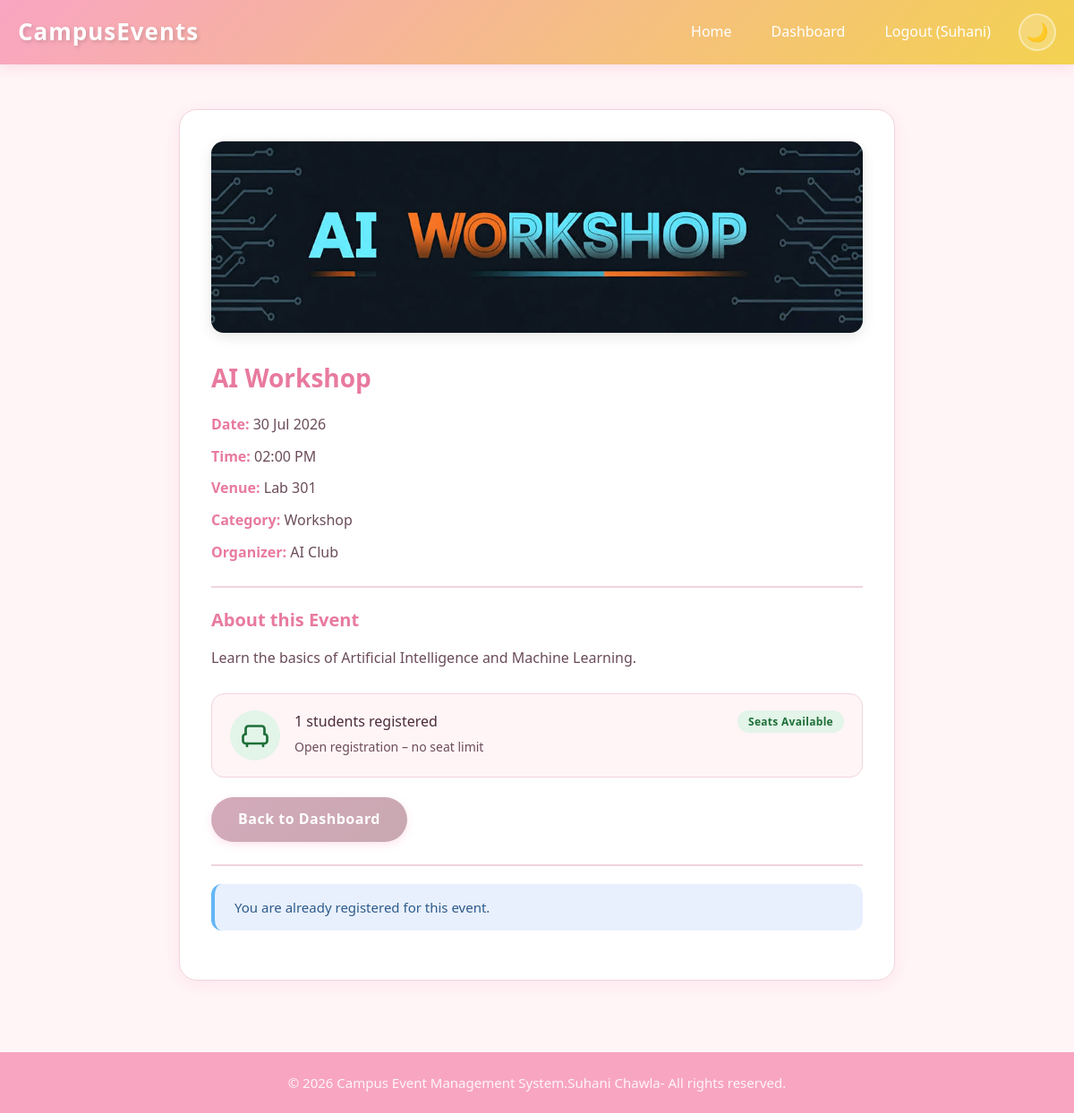
The page /dashboard.php?view=3 (signed in) on the database its author committed.
### tables this page shows
CREATE TABLE `events` (
  `id` int(11) NOT NULL,
  `title` varchar(200) NOT NULL,
  `description` text DEFAULT NULL,
  `event_date` date NOT NULL,
  `event_time` time DEFAULT NULL,
  `venue` varchar(200) DEFAULT NULL,
  `category` varchar(100) DEFAULT NULL,
  `organizer` varchar(100) DEFAULT NULL,
  `image` varchar(255) DEFAULT NULL,
  `created_at` timestamp NOT NULL DEFAULT current_timestamp()
);

### includes/event_helpers.php (called while the page is built, shortened)
<?php
function seat_data($registered_count, $capacity) {
    $registered_count = max(0, (int) $registered_count);
    $capacity         = (int) $capacity;
    if ($capacity <= 0) {
        return array(
            'unlimited'  => true,
            'registered' => $registered_count,
            'capacity'   => 0,
            'available'  => null,
            'percent'    => 0,
            'label'      => 'Seats Available',
            'class'      => 'status-available'
        );
    }
    $available = max(0, $capacity - $registered_count);
    $percent   = min(100, (int) round(($registered_count / $capacity) * 100));
    return array(
        'unlimited'  => false,
        'registered' => $registered_count,
        'capacity'   => $capacity,
        'available'  => $available,
        'percent'    => $percent,
        'label'      => $label,
        'class'      => $class
    );
}

### dashboard.php (the view, shortened to what this page needs)
<?php
include 'includes/config.php';
$user_id = $_SESSION['user_id'];
if (isset($_GET['view'])) {
    $event_id = (int) $_GET['view'];
    $event = null;
    $stmt = mysqli_prepare($conn, "SELECT e.*, COUNT(r.id) AS registered_count FROM events e LEFT JOIN registrations r ON r.event_id = e.id WHERE e.id = ? GROUP BY e.id");
    if ($stmt) {
        mysqli_stmt_bind_param($stmt, "i", $event_id);
        if (mysqli_stmt_execute($stmt)) {
            $res = mysqli_stmt_get_result($stmt);
            $event = $res ? mysqli_fetch_assoc($res) : null;
        }
    }
    include_once 'includes/event_helpers.php';
    $already_registered = false;
    $check = mysqli_prepare($conn, "SELECT id FROM registrations WHERE user_id = ? AND event_id = ?");
    if ($check) {
        mysqli_stmt_bind_param($check, "ii", $user_id, $event_id);
        mysqli_stmt_execute($check);
        mysqli_stmt_store_result($check);
        $already_registered = mysqli_stmt_num_rows($check) > 0;
    }
    $seats   = seat_data(isset($event['registered_count']) ? $event['registered_count'] : 0, isset($event['capacity']) ? $event['capacity'] : 0);
    $is_full = !$seats['unlimited'] && $seats['available'] === 0;
    $img = $event['image'] ? "uploads/" . $event['image'] : "";
    include 'includes/header.php';
    $reg_section = "";
    if ($already_registered) {
        $reg_section .= '<div class="alert alert-info">You are already registered for this event.</div>';
    } elseif ($is_full) {
        $reg_section .= '<button type="button" class="btn btn-primary btn-disabled" disabled>Event Full</button>';
    } else {
        $reg_section = '<form method="POST"><button type="submit" name="register_event" class="btn btn-primary">Register for this Event</button></form>' . $reg_section;
    }
    if ($seats['unlimited']) {
        $seat_component = '<div class="seat-info status-available">'
            . '<div class="seat-icon" aria-hidden="true"><svg xmlns="http://www.w3.org/2000/svg" viewBox="0 0 24 24" fill="none" stroke="currentColor" stroke-width="1.8" stroke-linecap="round" stroke-linejoin="round" width="36" height="36"><path d="M5 11V7a2 2 0 0 1 2-2h10a2 2 0 0 1 2 2v4"/><path d="M5 11a2 2 0 0 0-2 2v3a2 2 0 0 0 2 2h14a2 2 0 0 0 2-2v-3a2 2 0 0 0-2-2"/><path d="M6 18v2"/><path d="M18 18v2"/></svg></div>'
            . '<div class="seat-details">'
            . '<div class="seat-headline"><p class="seat-filled">' . $seats['registered'] . ' students registered</p>'
            . '<span class="status-badge ' . $seats['class'] . '">' . $seats['label'] . '</span></div>'
            . '<p class="seat-remaining">Open registration &ndash; no seat limit</p>'
            . '</div></div>';
    }
    ?>
    <div class="event-detail">
        <?php if ($img): ?><img src="<?= $img ?>" alt="<?= $event['title'] ?>" class="event-detail-img"><?php endif; ?>
        <h1><?= $event['title'] ?></h1>
        <div class="event-info">
            <p><strong>Date:</strong> <?= date("d M Y", strtotime($event['event_date'])) ?></p>
            <p><strong>Time:</strong> <?= date("h:i A", strtotime($event['event_time'])) ?></p>
            <p><strong>Venue:</strong> <?= $event['venue'] ?></p>
            <p><strong>Category:</strong> <?= $event['category'] ?></p>
            <p><strong>Organizer:</strong> <?= $event['organizer'] ?></p>
        </div>
        <div class="event-description">
            <h3>About this Event</h3>
            <p><?= nl2br($event['description']) ?></p>
        </div>
        <?= $seat_component ?>
        <p><a href="dashboard.php" class="btn btn-secondary">Back to Dashboard</a></p>
        <div class="event-register-section"><?= $reg_section ?></div>
    </div>
    <?php include 'includes/footer.php';
    exit();
}
include 'includes/header.php';
include_once 'includes/event_helpers.php';
?>
<?php include 'includes/footer.php'; ?>

### assets/css/style.css (style rules this page uses)
:root { --bg-primary: #fff5f7; --bg-secondary: #fff; --bg-card: #fff; --bg-navbar: linear-gradient(135deg, #f8a5c2, #f3d250); --bg-hero: linear-gradient(135deg, #f8a5c2, #f3d250); --bg-footer: #f8a5c2; --text-primary: #4a2c3a; --text-secondary: #6b4c5a; --text-light: #fff; --hero-text-color: #4a2c3a; --border-color: #f0d4dc; --shadow: 0 4px 20px rgba(248, 165, 194, 0.2); --shadow-hover: 0 8px 30px rgba(248, 165, 194, 0.3); --accent-pink: #f8a5c5; --accent-yellow: #f3d250; --accent-pink-dark: #e87a9e; --accent-yellow-dark: #e0c040; --input-bg: #fff; --table-hover: #fef0f4; --table-border: #f0d4dc; --alert-success-bg: #e8f8e8; --alert-success-text: #2d6a2d; --alert-error-bg: #fde8e8; --alert-error-text: #8a2d2d; --alert-info-bg: #e8f0fe; --alert-info-text: #2d5a8a; }
* { margin: 0; padding: 0; box-sizing: border-box; }
body { font-family: 'Segoe UI', Tahoma, Geneva, Verdana, sans-serif; background-color: var(--bg-primary); color: var(--text-primary); line-height: 1.6; transition: background-color 0.4s ease, color 0.4s ease; }
a { text-decoration: none; color: var(--accent-pink-dark); }
.btn { display: inline-block; padding: 12px 30px; border-radius: 50px; font-size: 16px; cursor: pointer; border: none; transition: all 0.3s ease; font-weight: 600; letter-spacing: 0.5px; box-shadow: 0 3px 10px rgba(248, 165, 194, 0.3); }
.btn-secondary { background: linear-gradient(135deg, #d4aabb, #c8a8b0); color: #fff; }
.alert { padding: 14px 22px; border-radius: 12px; margin-bottom: 20px; font-size: 15px; font-weight: 500; }
.alert-info { background: var(--alert-info-bg); color: var(--alert-info-text); border-left: 4px solid #64b5f6; }
.event-detail { max-width: 800px; margin: 30px auto; background: var(--bg-card); padding: 35px; border-radius: 20px; box-shadow: var(--shadow); border: 1px solid var(--border-color); transition: background 0.3s ease, box-shadow 0.3s ease; }
.event-detail-img { width: 100%; max-height: 350px; object-fit: cover; border-radius: 14px; margin-bottom: 20px; box-shadow: 0 4px 15px rgba(0,0,0,0.1); }
.event-detail h1 { color: var(--accent-pink-dark); margin-bottom: 18px; font-size: 28px; }
.event-info p { margin-bottom: 10px; font-size: 16px; color: var(--text-secondary); }
.event-info strong { color: var(--accent-pink-dark); }
.event-description { margin: 25px 0; padding-top: 20px; border-top: 2px solid var(--border-color); }
.event-description h3 { margin-bottom: 12px; color: var(--accent-pink-dark); font-size: 20px; }
.event-description p { color: var(--text-secondary); line-height: 1.8; }
.event-register-section { margin-top: 25px; padding-top: 20px; border-top: 2px solid var(--border-color); }
.status-badge { display: inline-block; padding: 3px 12px; border-radius: 50px; font-size: 12px; font-weight: 700; letter-spacing: 0.3px; white-space: nowrap; transition: background-color 0.3s ease, color 0.3s ease; }
.status-available { background: #e3f4e8; color: #1e6f38; }
.seat-info { --cap-track: #f6e3ec; display: flex; align-items: flex-start; gap: 16px; background: var(--bg-primary); border: 1px solid var(--border-color); border-radius: 14px; padding: 18px 20px; margin: 22px 0; }
.seat-icon { flex-shrink: 0; width: 56px; height: 56px; display: flex; align-items: center; justify-content: center; border-radius: 50%; transition: color 0.3s ease; }
.status-available .seat-icon { color: #1e6f38; background: #e3f4e8; }
.seat-details { flex: 1; min-width: 0; }
.seat-headline { display: flex; align-items: center; justify-content: space-between; gap: 10px; flex-wrap: wrap; }
.seat-filled { font-size: 16px; color: var(--text-primary); margin: 0; }
.seat-remaining { font-size: 14px; color: var(--text-secondary); margin-top: 4px; }

### rows shown on the page
events: image (picture), title "AI Workshop", event_date "30 Jul 2026", event_time "02:00 PM", venue "Lab 301", category "Workshop", organizer "AI Club", description "Learn the basics of Artificial Intelligence and Machine Learning."

### other values the page prints
$_SESSION['user_name'] "Suhani"
$seats['registered'] "1"
$seats['label'] "Seats Available"
